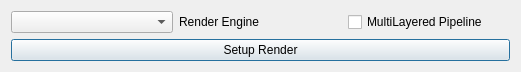
<?xml version="1.0" encoding="UTF-8"?>
<ui version="4.0">
 <class>setuprenderDialog</class>
 <widget class="QDialog" name="setuprenderDialog">
  <property name="geometry">
   <rect>
    <x>0</x>
    <y>0</y>
    <width>521</width>
    <height>67</height>
   </rect>
  </property>
  <property name="windowTitle">
   <string>The Current Sgtk Environment</string>
  </property>
  <layout class="QGridLayout" name="gridLayout">
   <item row="2" column="0" colspan="3">
    <widget class="QPushButton" name="btnSetupRender">
     <property name="minimumSize">
      <size>
       <width>450</width>
       <height>0</height>
      </size>
     </property>
     <property name="text">
      <string>Setup Render</string>
     </property>
    </widget>
   </item>
   <item row="0" column="2">
    <widget class="QCheckBox" name="chbMultiLayer">
     <property name="text">
      <string>MultiLayered Pipeline</string>
     </property>
     <property name="checked">
      <bool>false</bool>
     </property>
    </widget>
   </item>
   <item row="0" column="0">
    <widget class="QComboBox" name="cmbRenderEngine">
     <property name="editable">
      <bool>false</bool>
     </property>
    </widget>
   </item>
   <item row="0" column="1">
    <widget class="QLabel" name="label">
     <property name="text">
      <string>Render Engine</string>
     </property>
    </widget>
   </item>
  </layout>
 </widget>
 <resources>
  <include location="resources.qrc"/>
 </resources>
 <connections/>
</ui>
